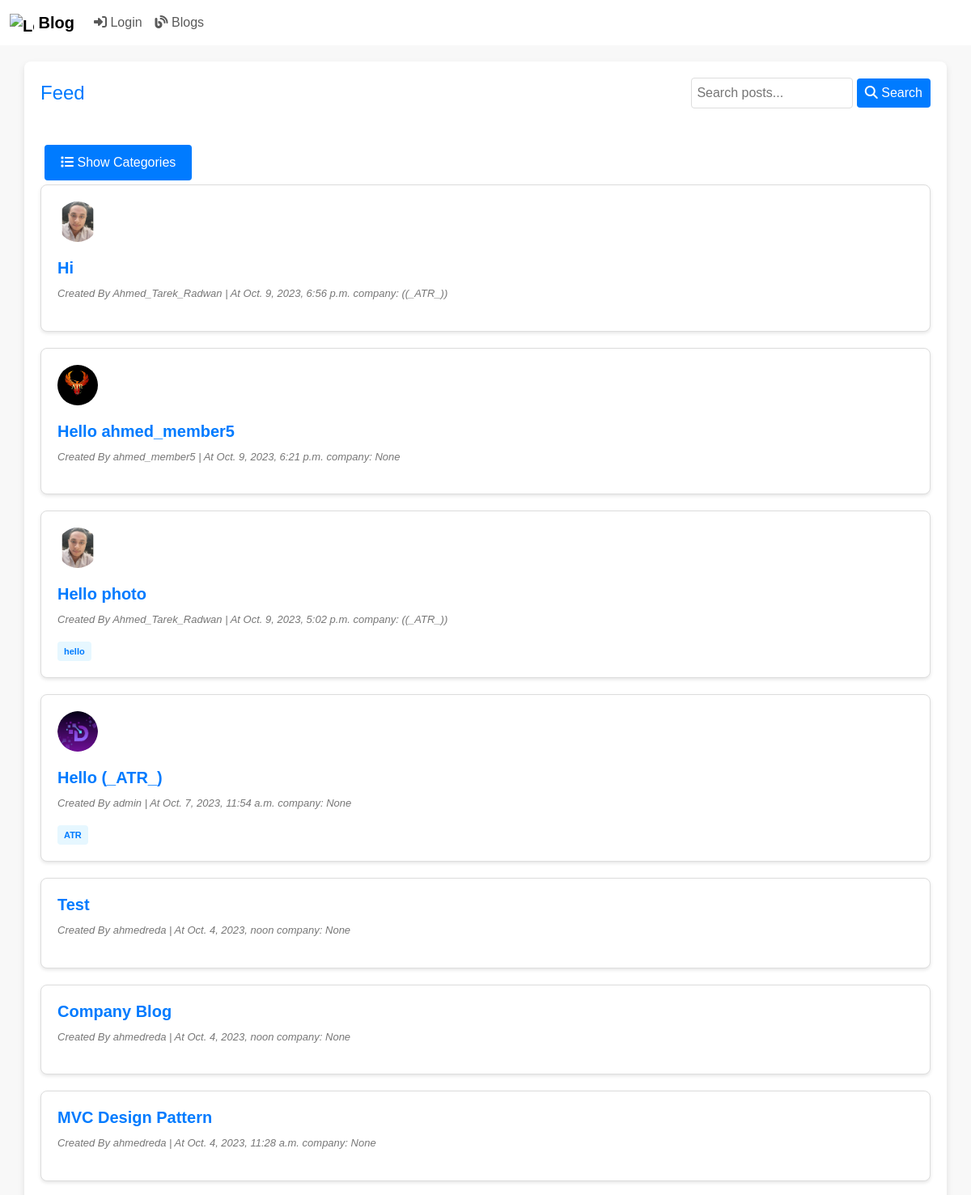
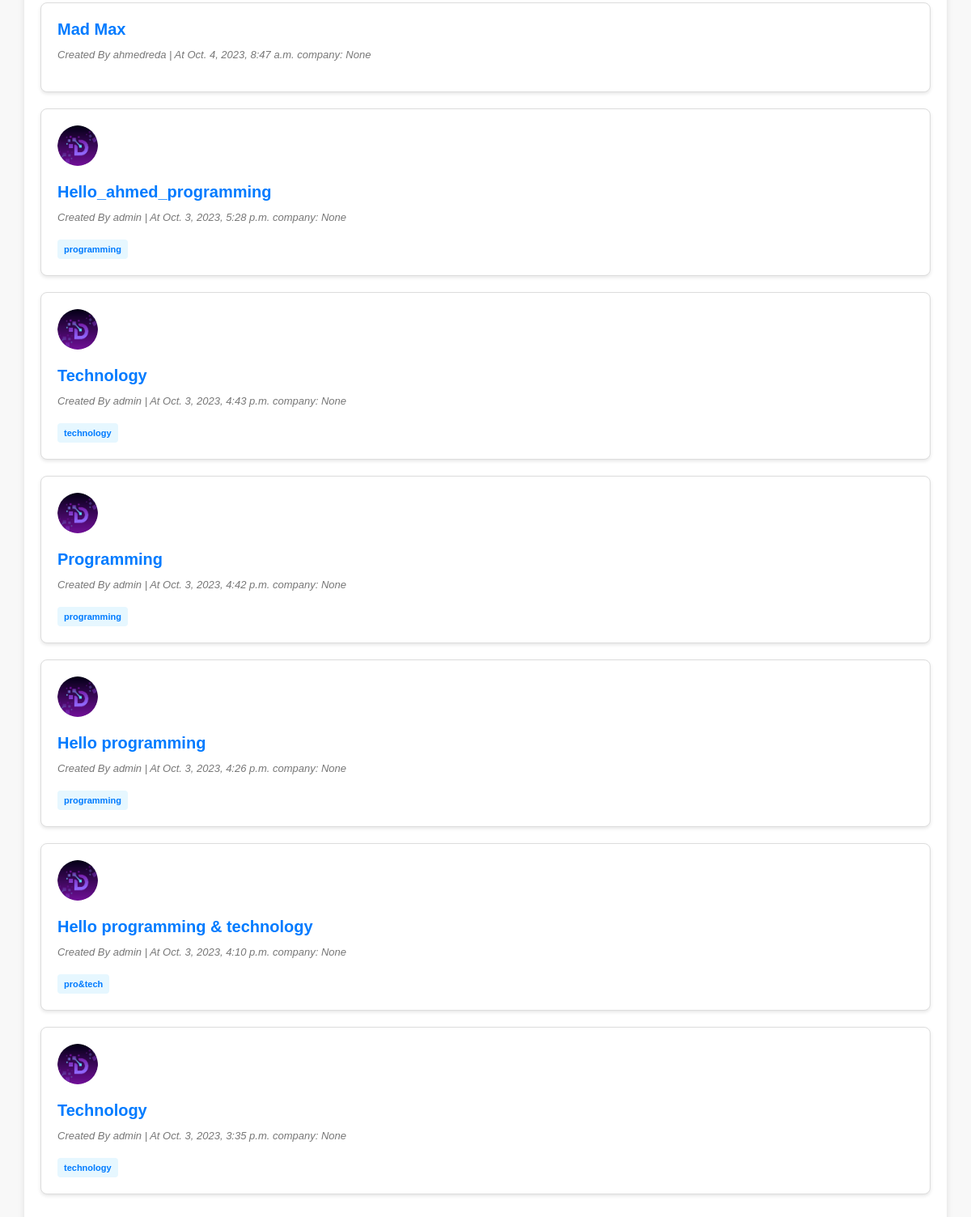
Screenshot of /blog/ with the database file from the repository (2 pictures, top to bottom).
### myApp/models.py (models this page shows, shortened)
class Blog(models.Model):
  ID = models.BigAutoField(auto_created = True, primary_key=True, verbose_name="ID")
  title = models.CharField(max_length=200)
  content = models.TextField()
  author = models.ForeignKey(User, on_delete=models.CASCADE, blank=False)
  created_at = models.DateTimeField(auto_now_add=True, blank=True)
  updated_at = models.DateTimeField(auto_now=True)
  is_draft = models.BooleanField(default=True)
  publish_status = models.CharField(max_length=10, choices=[('draft', 'Draft'), ('published', 'Published')], default='draft')
  tags = models.ManyToManyField(Tag,related_name="tag_posts")
  categories = models.ManyToManyField(Category)
  company = models.ForeignKey(Company, on_delete=models.SET_NULL, blank=True, null=True)

class UserProfile(models.Model):
  user = models.OneToOneField(User, on_delete=models.CASCADE)
  company = models.ForeignKey(Company, on_delete=models.SET_NULL, blank=True, null=True)
  auth_level = models.CharField(max_length=10, null=True, choices=[('viewer', 'Viewer'), ('member', 'Member'), ('admin', 'Admin'), ('manager', 'Manager')], default="Member")
  groups = models.ForeignKey(Group, on_delete=models.SET_NULL, null=True, blank=True)
  photo = models.ImageField(upload_to='profile_photos/', blank=True, null=True)

class Company(models.Model):
  ID = models.BigAutoField(auto_created = True, primary_key=True, verbose_name="ID")
  name = models.CharField(max_length=30)
  manager = models.ForeignKey(User, on_delete=models.CASCADE, blank=False)
  location = models.CharField(max_length=100, null=True, blank=True)
  description = models.TextField(null=True, blank=True)
  def __str__(self):
    return self.name

class Tag(models.Model):
  category  = models.ManyToManyField(Category,related_name='tags')
  tag_name  = models.CharField(max_length=100)

### myApp/views.py (the view)
# urls.py: path("blog/", views.showBlogs, name="showBlogs"),
def showBlogs(request):
    query = request.GET.get('q')
    blogs = Blog.objects.filter(publish_status="published").order_by("-created_at")
    categories = Category.objects.all()
    if query:
        blogs = blogs.filter(Q(title__icontains=query) | Q(content__icontains=query))
    context = {"Blogs": blogs, "query": query,'categories': categories,}
    return render(request, "Blog/home.html", context)

### myApp/templates/Blog/home.html (shortened to what this page needs)
<!DOCTYPE html>
<html lang="en">
{% load static %} {% load crispy_forms_tags %}
<head>
    <link href="{% static 'css/bootstrap.css' %}" rel="stylesheet">
    <link href="{% static 'css/home.css' %}" rel="stylesheet">
    <link rel="stylesheet" href="https://cdnjs.cloudflare.com/ajax/libs/font-awesome/6.1.0/css/all.min.css">
</head>
<body>
    {% include "Blog/blogNavBar.html" %}
    <div class="container">
        <div class="header-search">
			<h1>Feed</h1>
			<form method="get" class="search-form">
				<input type="search" name="q" placeholder="Search posts..." {% if query %}value="{{ query }}"{% endif %}>
				<button type="submit"><i class="fas fa-search"></i> Search</button>
			</form>
		</div>
        <button class="toggle-button" onclick="toggleCategories()">
            <i class="fas fa-list"></i> Show Categories
        </button>
        {% for blog in Blogs %}
        <div class="blog-card">
            {% if blog.author.userprofile.photo %}
            <div class="header-search">
            <div class="user-photo">
                <img src="{{ blog.author.userprofile.photo.url }}" alt="{{ blog.author.username }}">
            </div>
        </div>
            {% endif %}
            <h4><a href="{% url "blogPage" id=blog.ID %}" style="color: #007bff;">{{ blog.title|capfirst }}</a></h4>
            <div class="meta-info">
                <p class="meta-info">Created By {{ blog.author.username }} | At {{ blog.created_at }} company: {{ blog.author.userprofile.company }}</p>
            </div>
            <div class="tags">
                {% if blog.tags.all %}
                {% for tag in blog.tags.all %}
                <a href="{% url "tagposts" tag.pk %}" class="tag">{{ tag.tag_name }}</a>
                {% endfor %}
                {% endif %}
            </div>
        </div>
        {% endfor %}
    </div>
</body>
</html>

### static/css/home.css (style rules this page uses)
body { background-color: #f5f5f5; }
a { text-decoration: none; color: #007bff; font-weight: 700; }
.container { background-color: white; padding: 20px; margin-top: 15px; border-radius: 10px; box-shadow: 0 0 0 1.5px rgba(var(--grey-900), 0.05); }

### rows the page displays
Blog: author.userprofile.photo (picture), title "Hi", author.username "Ahmed_Tarek_Radwan", created_at "Oct. 9, 2023, 6:56 p.m.", author.userprofile.company "((_ATR_))"
Blog: author.userprofile.photo (picture), title "Hello ahmed_member5", author.username "ahmed_member5", created_at "Oct. 9, 2023, 6:21 p.m.", author.userprofile.company "None"
Blog: author.userprofile.photo (picture), title "Hello photo", author.username "Ahmed_Tarek_Radwan", created_at "Oct. 9, 2023, 5:02 p.m.", author.userprofile.company "((_ATR_))"
Tag: tag_name "hello"
Blog: author.userprofile.photo (picture), title "Hello (_ATR_)", author.username "admin", created_at "Oct. 7, 2023, 11:54 a.m.", author.userprofile.company "None"
Tag: tag_name "ATR"
Blog: title "Test", author.username "ahmedreda", created_at "Oct. 4, 2023, noon", author.userprofile.company "None"
Blog: title "Company Blog", author.username "ahmedreda", created_at "Oct. 4, 2023, noon", author.userprofile.company "None"
Blog: title "MVC Design Pattern", author.username "ahmedreda", created_at "Oct. 4, 2023, 11:28 a.m.", author.userprofile.company "None"
Blog: title "Mad Max", author.username "ahmedreda", created_at "Oct. 4, 2023, 8:47 a.m.", author.userprofile.company "None"
Blog: author.userprofile.photo (picture), title "Hello_ahmed_programming", author.username "admin", created_at "Oct. 3, 2023, 5:28 p.m.", author.userprofile.company "None"
Tag: tag_name "programming"
Blog: author.userprofile.photo (picture), title "Technology", author.username "admin", created_at "Oct. 3, 2023, 4:43 p.m.", author.userprofile.company "None"
Tag: tag_name "technology"
Blog: author.userprofile.photo (picture), title "Programming", author.username "admin", created_at "Oct. 3, 2023, 4:42 p.m.", author.userprofile.company "None"
Blog: author.userprofile.photo (picture), title "Hello programming", author.username "admin", created_at "Oct. 3, 2023, 4:26 p.m.", author.userprofile.company "None"
Blog: author.userprofile.photo (picture), title "Hello programming & technology", author.username "admin", created_at "Oct. 3, 2023, 4:10 p.m.", author.userprofile.company "None"
Tag: tag_name "pro&tech"
Blog: author.userprofile.photo (picture), title "Technology", author.username "admin", created_at "Oct. 3, 2023, 3:35 p.m.", author.userprofile.company "None"
